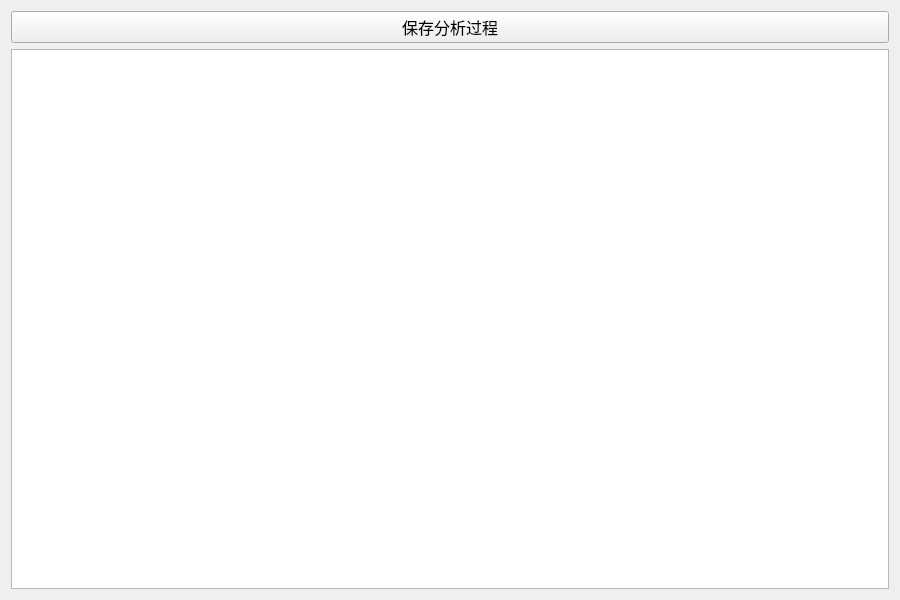
<?xml version="1.0" encoding="UTF-8"?>
<ui version="4.0">
 <class>ProcessView</class>
 <widget class="QWidget" name="ProcessView">
  <property name="geometry">
   <rect>
    <x>0</x>
    <y>0</y>
    <width>900</width>
    <height>600</height>
   </rect>
  </property>
  <property name="minimumSize">
   <size>
    <width>900</width>
    <height>600</height>
   </size>
  </property>
  <property name="maximumSize">
   <size>
    <width>900</width>
    <height>600</height>
   </size>
  </property>
  <property name="font">
   <font>
    <family>微软雅黑</family>
    <pointsize>12</pointsize>
   </font>
  </property>
  <property name="windowTitle">
   <string>查看语法分析过程</string>
  </property>
  <property name="styleSheet">
   <string notr="true"/>
  </property>
  <layout class="QVBoxLayout" name="verticalLayout">
   <item>
    <layout class="QVBoxLayout" name="verticalLayout_2">
     <item>
      <layout class="QHBoxLayout" name="horizontalLayout">
       <item>
        <widget class="QPushButton" name="saveBtn">
         <property name="text">
          <string>保存分析过程</string>
         </property>
        </widget>
       </item>
      </layout>
     </item>
     <item>
      <widget class="QTextBrowser" name="processBrowser">
       <property name="readOnly">
        <bool>true</bool>
       </property>
      </widget>
     </item>
    </layout>
   </item>
  </layout>
 </widget>
 <resources>
  <include location="resources/resources.qrc"/>
 </resources>
 <connections/>
</ui>
